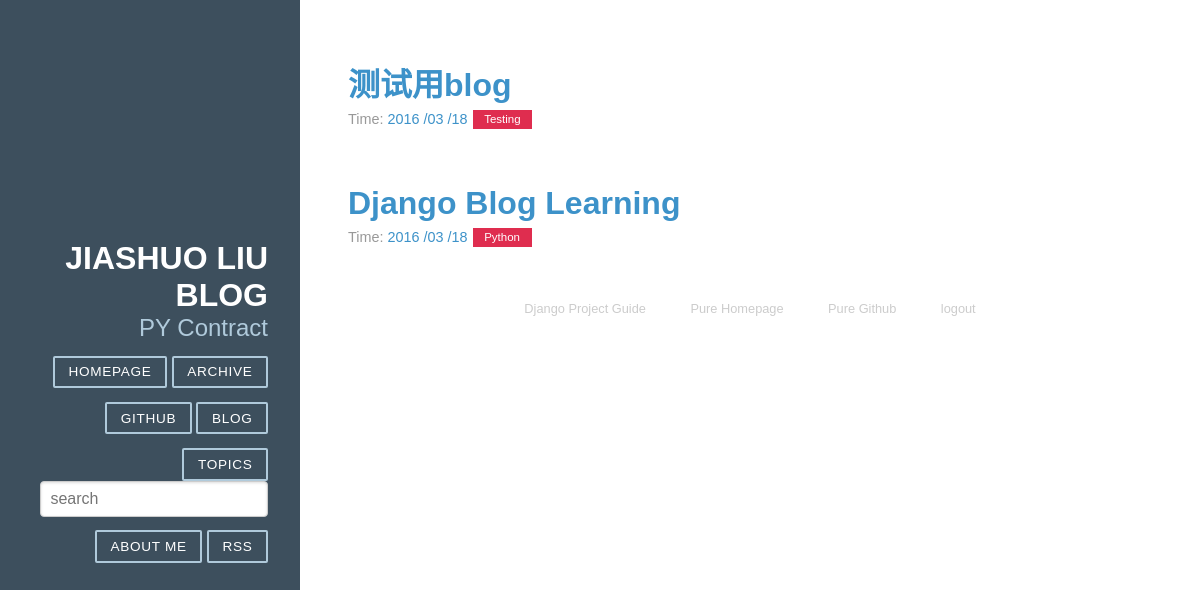
The page /archives/ (signed in) on the database as committed earlier.
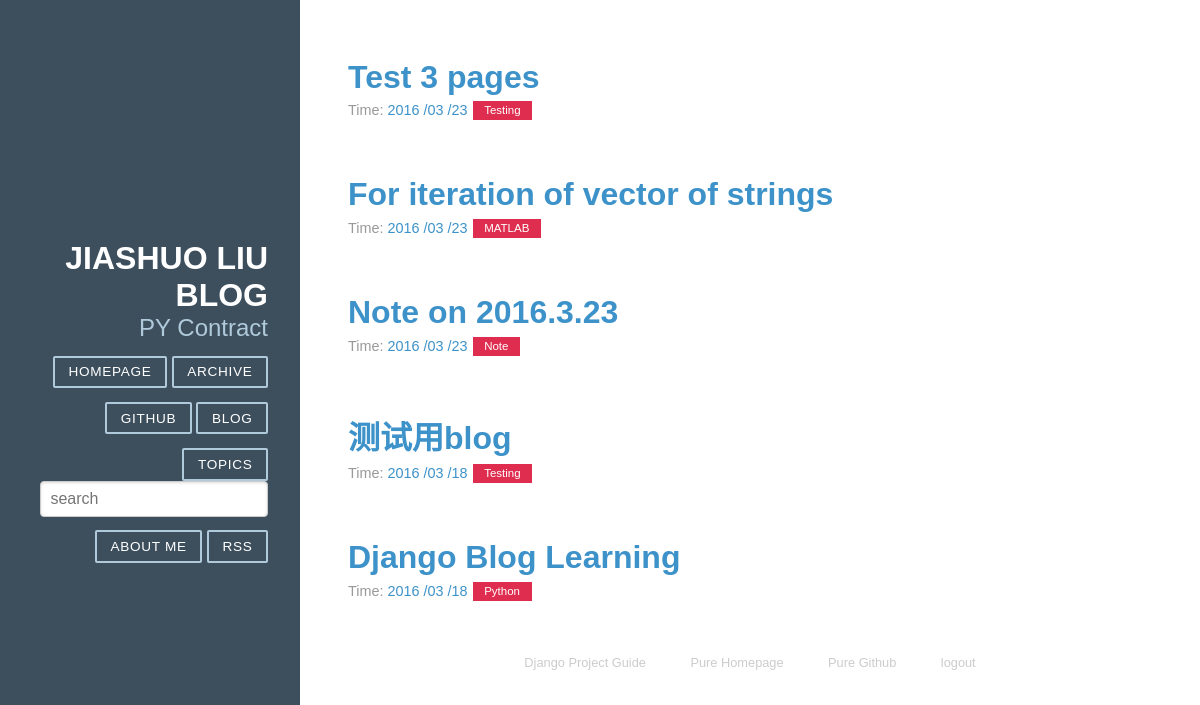
The same page on the database as committed later.
### article/models.py (models this page shows, shortened)
class Article(models.Model):
    title = models.CharField(max_length=100)
    category = models.CharField(max_length=50, blank=True)
    date_time = models.DateTimeField(auto_now_add=True)
    content = models.TextField(blank=True, null=True)
    class Meta:
        ordering = ['-date_time']

### article/views.py (the view)
# urls.py: url(r'^archives/$', views.archives, name='archives'),
@login_required
def archives(request):
    try:
        post_list = Article.objects.all()
    except Article.DoesNotExist:
        raise Http404
    return render(request, 'archives.html', {'post_list':post_list, 'error':False})

### templates/archives.html
{% extends "base.html" %}
{% block content %}
<div class="posts">
    {% if error %}
        <h2 class="post-title">No related article title</h2>
    {% else %}
    {% for post in post_list %}
        <section class="post">
            <header class="post-header">
                <h2 class="post-title"><a href="{% url 'detail' idx=post.id %}">{{ post.title }}</a></h2>
                <p class="post-meta">
                    Time: <a class="post-author" href="#">{{ post.date_time|date:"Y /m /d" }}</a> <a class="post-category post-category-js" href="{% url 'search_tag' tag=post.category %}">{{ post.category }}</a>
                </p>
            </header>
        </section>
    {% endfor %}
    {% endif %}
</div>
{% endblock %}

### templates/base.html (shortened to what this page needs)
{% load static %}
<!DOCTYPE html>
<html lang="en">
<head>
    <link rel="stylesheet" href="{% static 'css/pure-min.css' %}">
    <link rel="stylesheet" href="{% static 'css/grids-responsive-min.css' %}">
    <link rel="stylesheet" href="{% static 'css/blog.css' %}">
    <link rel="stylesheet" href="{% static 'css/manni.css' %}">
    <link rel="stylesheet" href="{% static 'css/solarized_dark.min.css' %}">
</head>
<body>
{% block body %}
<div id="layout" class="pure-g">
    <div class="sidebar pure-u-1 pure-u-md-1-4">
        <div class="header">
            <h1 class="brand-title">Jiashuo Liu Blog</h1>
            <h2 class="brand-tagline">PY Contract</h2>
            <nav class="nav">
                <ul class="nav-list">
                    <li class="nav-item">
                        <a class="button-success pure-button" href="/">Homepage</a>
                    </li>
                    <li class="nav-item">
                        <a class="button-success pure-button" href="/archives">Archive</a>
                    </li>
                    <li class="nav-item">
                        <a class="pure-button" href="http://github.com/Liudada/myblog">Github</a>
                    </li>
                    <li class="nav-item">
                        <a class="button-error pure-button" href="/">Blog</a>
                    </li>
                    <li class="nav-item">
                        <a class="button-success pure-button" href="/">Topics</a>
                    </li>
                    <li class="nav-item">
                        <form class="pure-form" action="search" method="get">
                            <input class="pure-input-3-3" type="text" name="s" placeholder="search"></input>
                        </form>
                    </li>
                    <li class="nav-item">
                        <a class="button-success pure-button" href="{% url 'about_me' %}">About Me</a>
                    </li>
                    <li class="nav-item">
                        <a class="button-success pure-button" href="{% url 'RSS' %}">RSS</a>
                    </li>
                </ul>
            </nav>
        </div>
    </div>
    <div class="content pure-u-1 pure-u-md-3-4">
        <div>
            {% block content %}
            {% endblock %}
            <div class="footer">
                <div class="pure-menu pure-menu-horizontal pure-menu-open">
                    <ul>
                        <li><a href="https://www.djangoproject.com">Django Project Guide</a></li>
                        <li><a href="http://www.purecss.org/">Pure Homepage</a></li>
                        <li><a href="http://github.com/yahoo/pure">Pure Github</a></li>
                        <li><a href="{% url 'logout' %}">logout</a></li>
                    </ul>
                </div>
            </div>
        </div>
    </div>
</div>
{% endblock %}
</body>
</html>

### article/static/css/pure-min.css (style rules this page uses)
article,aside,details,figcaption,figure,footer,header,hgroup,main,nav,section,summary { display:block }
html { font-size:100%;-ms-text-size-adjust:100%;-webkit-text-size-adjust:100% }
html,button,input,select,textarea { font-family:sans-serif }
body { margin:0 }
h1 { font-size:2em;margin:.67em 0 }
h2 { font-size:1.5em;margin:.83em 0 }
p,pre { margin:1em 0 }
dl,menu,ol,ul { margin:1em 0 }
menu,ol,ul { padding:0 0 0 40px }
nav ul,nav ol { list-style:none;list-style-image:none }
form { margin:0 }
button,input,select,textarea { font-size:100%;margin:0;vertical-align:baseline;*vertical-align:middle }
button,input { line-height:normal }
.pure-g { letter-spacing:-.31em;*letter-spacing:normal;*word-spacing:-.43em;text-rendering:optimizespeed;font-family:FreeSans,Arimo,"Droid Sans",Helvetica,Arial,sans-serif;display:-webkit-flex;-webkit-flex-flow:row wrap;display:-ms-flexbox;-ms-flex-flow:row wrap }
.pure-g [class *="pure-u"] { font-family:sans-serif }
.pure-u-1,.pure-u-1-1,.pure-u-1-2,.pure-u-1-3,.pure-u-2-3,.pure-u-1-4,.pure-u-3-4,.pure-u-1-5,.pure-u-2-5,.pure-u-3-5,.pure-u-4-5,.pure-u-5-5,.pure-u-1-6,.pure-u-5-6,.pure-u-1-8,.pure-u-3-8,.pure-u-5-8,.pure-u-7-8,.pure-u-1-12,.pure-u-5-12,.pure-u-7-12,.pure-u-11-12,.pure-u-1-24,.pure-u-2-24,.pure-u-3-24,.pure-u-4-24,.pure-u-5-24,.pure-u-6-24,.pure-u-7-24,.pure-u-8-24,.pure-u-9-24,.pure-u-10-24,.pure-u-11-24,.pure-u-12-24,.pure-u-13-24,.pure-u-14-24,.pure-u-15-24,.pure-u-16-24,.pure-u-17-24,.pure-u-18-24,.pure-u-19-24,.pure-u-20-24,.pure-u-21-24,.pure-u-22-24,.pure-u-23-24,.pure-u-24-24 { display:inline-block;*display:inline;zoom:1;letter-spacing:normal;word-spacing:normal;vertical-align:top;text-rendering:auto }
.pure-u-1,.pure-u-1-1,.pure-u-5-5,.pure-u-24-24 { width:100% }
.pure-button { display:inline-block;*display:inline;zoom:1;line-height:normal;white-space:nowrap;vertical-align:baseline;text-align:center;cursor:pointer;-webkit-user-drag:none;-webkit-user-select:none;-moz-user-select:none;-ms-user-select:none;user-select:none }
.pure-button { font-family:inherit;font-size:100%;*font-size:90%;*overflow:visible;padding:.5em 1em;color:#444;color:rgba(0,0,0,.8);*color:#444;border:1px solid #999;border:0 rgba(0,0,0,0);background-color:#E6E6E6;text-decoration:none;border-radius:2px }
.pure-form input[type=text],.pure-form input[type=password],.pure-form input[type=email],.pure-form input[type=url],.pure-form input[type=date],.pure-form input[type=month],.pure-form input[type=time],.pure-form input[type=datetime],.pure-form input[type=datetime-local],.pure-form input[type=week],.pure-form input[type=number],.pure-form input[type=search],.pure-form input[type=tel],.pure-form input[type=color],.pure-form select,.pure-form textarea { padding:.5em .6em;display:inline-block;border:1px solid #ccc;box-shadow:inset 0 1px 3px #ddd;border-radius:4px;-webkit-box-sizing:border-box;-moz-box-sizing:border-box;box-sizing:border-box }
.pure-menu ul { position:absolute;visibility:hidden }
.pure-menu.pure-menu-open { visibility:visible;z-index:2;width:100% }
.pure-menu ul { left:-10000px;list-style:none;margin:0;padding:0;top:-10000px;z-index:1 }
.pure-menu>ul { position:relative }
.pure-menu-open>ul { left:0;top:0;visibility:visible }
.pure-menu li { position:relative }
.pure-menu a,.pure-menu .pure-menu-heading { display:block;color:inherit;line-height:1.5em;padding:5px 20px;text-decoration:none;white-space:nowrap }
.pure-menu.pure-menu-horizontal>ul { display:inline-block;*display:inline;zoom:1;vertical-align:middle }
.pure-menu li a { padding:5px 20px }
.pure-menu-horizontal li { display:inline-block;*display:inline;zoom:1;vertical-align:middle }
.pure-menu.pure-menu-open,.pure-menu.pure-menu-horizontal li .pure-menu-children { background:#fff;border:1px solid #b7b7b7 }
.pure-menu.pure-menu-horizontal,.pure-menu.pure-menu-horizontal .pure-menu-heading { border:0 }
.pure-menu a { border:1px solid transparent;border-left:0;border-right:0 }
.pure-menu a,.pure-menu .pure-menu-can-have-children>li:after { color:#777 }

Rows that differ between the two databases and show on the page:
added Article: title "Test 3 pages", date_time "2016 /03 /23", category "Testing"
added Article: title "For iteration of vector of strings", date_time "2016 /03 /23", category "MATLAB"
added Article: title "Note on 2016.3.23", date_time "2016 /03 /23", category "Note"
